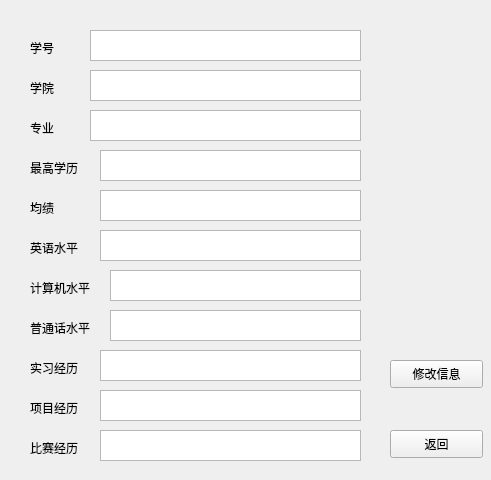
<?xml version="1.0" encoding="UTF-8"?>
<ui version="4.0">
 <class>Form</class>
 <widget class="QWidget" name="Form">
  <property name="geometry">
   <rect>
    <x>0</x>
    <y>0</y>
    <width>491</width>
    <height>480</height>
   </rect>
  </property>
  <property name="windowTitle">
   <string>Form</string>
  </property>
  <widget class="QLabel" name="label">
   <property name="geometry">
    <rect>
     <x>30</x>
     <y>40</y>
     <width>72</width>
     <height>15</height>
    </rect>
   </property>
   <property name="text">
    <string>学号</string>
   </property>
  </widget>
  <widget class="QLabel" name="label_2">
   <property name="geometry">
    <rect>
     <x>30</x>
     <y>80</y>
     <width>72</width>
     <height>15</height>
    </rect>
   </property>
   <property name="text">
    <string>学院</string>
   </property>
  </widget>
  <widget class="QLabel" name="label_3">
   <property name="geometry">
    <rect>
     <x>30</x>
     <y>120</y>
     <width>72</width>
     <height>15</height>
    </rect>
   </property>
   <property name="text">
    <string>专业</string>
   </property>
  </widget>
  <widget class="QLabel" name="label_4">
   <property name="geometry">
    <rect>
     <x>30</x>
     <y>160</y>
     <width>72</width>
     <height>15</height>
    </rect>
   </property>
   <property name="text">
    <string>最高学历</string>
   </property>
  </widget>
  <widget class="QLabel" name="label_5">
   <property name="geometry">
    <rect>
     <x>30</x>
     <y>200</y>
     <width>72</width>
     <height>15</height>
    </rect>
   </property>
   <property name="text">
    <string>均绩</string>
   </property>
  </widget>
  <widget class="QLabel" name="label_6">
   <property name="geometry">
    <rect>
     <x>30</x>
     <y>240</y>
     <width>72</width>
     <height>15</height>
    </rect>
   </property>
   <property name="text">
    <string>英语水平</string>
   </property>
  </widget>
  <widget class="QLabel" name="label_7">
   <property name="geometry">
    <rect>
     <x>30</x>
     <y>280</y>
     <width>81</width>
     <height>16</height>
    </rect>
   </property>
   <property name="text">
    <string>计算机水平</string>
   </property>
  </widget>
  <widget class="QLabel" name="label_8">
   <property name="geometry">
    <rect>
     <x>30</x>
     <y>320</y>
     <width>81</width>
     <height>16</height>
    </rect>
   </property>
   <property name="text">
    <string>普通话水平</string>
   </property>
  </widget>
  <widget class="QLabel" name="label_9">
   <property name="geometry">
    <rect>
     <x>30</x>
     <y>360</y>
     <width>72</width>
     <height>15</height>
    </rect>
   </property>
   <property name="text">
    <string>实习经历</string>
   </property>
  </widget>
  <widget class="QLabel" name="label_10">
   <property name="geometry">
    <rect>
     <x>30</x>
     <y>400</y>
     <width>72</width>
     <height>15</height>
    </rect>
   </property>
   <property name="text">
    <string>项目经历</string>
   </property>
  </widget>
  <widget class="QLabel" name="label_11">
   <property name="geometry">
    <rect>
     <x>30</x>
     <y>440</y>
     <width>72</width>
     <height>15</height>
    </rect>
   </property>
   <property name="text">
    <string>比赛经历</string>
   </property>
  </widget>
  <widget class="QTextBrowser" name="textBrowser">
   <property name="geometry">
    <rect>
     <x>90</x>
     <y>30</y>
     <width>271</width>
     <height>31</height>
    </rect>
   </property>
  </widget>
  <widget class="QTextBrowser" name="textBrowser_2">
   <property name="geometry">
    <rect>
     <x>90</x>
     <y>70</y>
     <width>271</width>
     <height>31</height>
    </rect>
   </property>
  </widget>
  <widget class="QTextBrowser" name="textBrowser_3">
   <property name="geometry">
    <rect>
     <x>90</x>
     <y>110</y>
     <width>271</width>
     <height>31</height>
    </rect>
   </property>
  </widget>
  <widget class="QTextBrowser" name="textBrowser_4">
   <property name="geometry">
    <rect>
     <x>100</x>
     <y>150</y>
     <width>261</width>
     <height>31</height>
    </rect>
   </property>
  </widget>
  <widget class="QTextBrowser" name="textBrowser_5">
   <property name="geometry">
    <rect>
     <x>100</x>
     <y>190</y>
     <width>261</width>
     <height>31</height>
    </rect>
   </property>
  </widget>
  <widget class="QTextBrowser" name="textBrowser_6">
   <property name="geometry">
    <rect>
     <x>100</x>
     <y>230</y>
     <width>261</width>
     <height>31</height>
    </rect>
   </property>
  </widget>
  <widget class="QTextBrowser" name="textBrowser_7">
   <property name="geometry">
    <rect>
     <x>110</x>
     <y>270</y>
     <width>251</width>
     <height>31</height>
    </rect>
   </property>
  </widget>
  <widget class="QTextBrowser" name="textBrowser_8">
   <property name="geometry">
    <rect>
     <x>110</x>
     <y>310</y>
     <width>251</width>
     <height>31</height>
    </rect>
   </property>
  </widget>
  <widget class="QTextBrowser" name="textBrowser_9">
   <property name="geometry">
    <rect>
     <x>100</x>
     <y>350</y>
     <width>261</width>
     <height>31</height>
    </rect>
   </property>
  </widget>
  <widget class="QTextBrowser" name="textBrowser_10">
   <property name="geometry">
    <rect>
     <x>100</x>
     <y>390</y>
     <width>261</width>
     <height>31</height>
    </rect>
   </property>
  </widget>
  <widget class="QTextBrowser" name="textBrowser_11">
   <property name="geometry">
    <rect>
     <x>100</x>
     <y>430</y>
     <width>261</width>
     <height>31</height>
    </rect>
   </property>
  </widget>
  <widget class="QPushButton" name="pushButton">
   <property name="geometry">
    <rect>
     <x>390</x>
     <y>360</y>
     <width>93</width>
     <height>28</height>
    </rect>
   </property>
   <property name="text">
    <string>修改信息</string>
   </property>
  </widget>
  <widget class="QPushButton" name="pushButton_2">
   <property name="geometry">
    <rect>
     <x>390</x>
     <y>430</y>
     <width>93</width>
     <height>28</height>
    </rect>
   </property>
   <property name="text">
    <string>返回</string>
   </property>
  </widget>
 </widget>
 <resources/>
 <connections/>
</ui>
